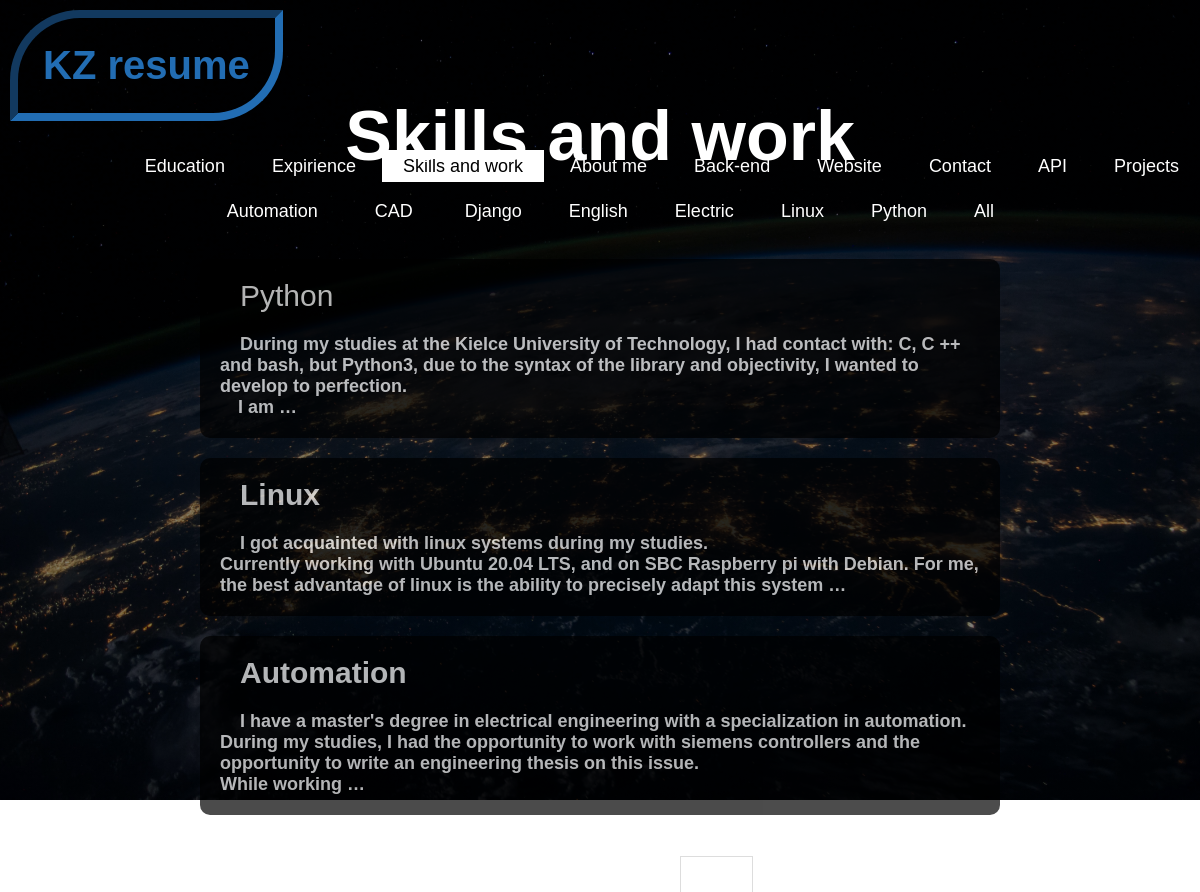
Screenshot of /cv/skills/ with the database file from the repository.
### resume/models.py (models this page shows, shortened)
class Post(models.Model):
    STATUS_CHOICES = (('draft', 'Draft'), ('published', 'Published'),)
    title = models.CharField(max_length=250)
    slug = models.SlugField(max_length=250, unique_for_date='publish')
    author = models.ForeignKey(User,on_delete=models.CASCADE, related_name='blog_posts')
    body=RichTextField(blank=True, null = True)
    publish = models.DateTimeField(default=timezone.now)
    created = models.DateTimeField(auto_now_add=True)
    updated = models.DateTimeField(auto_now=True)
    status = models.CharField(max_length=10, choices=STATUS_CHOICES, default='draft')
    objects = models.Manager()
    published = PublishedManager()
    tags = TaggableManager()
    def get_absolute_url(self):
        return reverse('resume:blog_detail', args = [self.publish.year, self.publish.strftime('%m'), self.publish.strftime('%d'), self.slug])
    class Meta:
        ordering = ('-publish',)

### resume/views.py (the view)
# urls.py: path('skills/', views.skills, name = 'skills'),
def skills(request, tag_slug=None):
    object_list = Post.published.all()
    tag = None
    if tag_slug:
        tag = get_object_or_404(Tag, slug=tag_slug)
        object_list = object_list.filter(tags__in=[tag])
    paginator = Paginator(object_list, 3)
    page = request.GET.get('page')
    try:
        posts = paginator.page(page)
    except PageNotAnInteger:
        posts = paginator.page(1)
    except EmptyPage:
        posts = paginator.page(paginator.num_pages)
    context = {'page': page, 'posts': posts, 'tag':tag,'selected':'Skills'}
    return render(request, 'skills.html', context )

### resume/models.py (called while the page is built)
    def get_queryset(self):
        return super(PublishedManager,self).get_queryset().filter(status='published')

### resume/templates/skills.html (shortened to what this page needs)
{% extends 'base.html' %}
{% block content %}
<div class="skills">
<h1 style="text-align: center;">Skills and work</h1>
<ul>
    <li><a href="/cv/skills/tag/automation/">Automation</a></li>
    <li><a href="/cv/skills/tag/cad/">&nbsp&nbspCAD&nbsp</a></li>
    <li><a href="/cv/skills/tag/django/">Django</a></li>
    <li><a href="/cv/skills/tag/english/">English</a></li>
    <li><a href="/cv/skills/tag/electric/">Electric</a></li>
    <li><a href="/cv/skills/tag/linux/">Linux</a></li>
    <li><a href="/cv/skills/tag/python/">Python</a></li>
    <li style="float:right"><a class="active" href="/cv/skills/">&nbspAll&nbsp</a></li>
  </ul>
<br>
<br>
<br>
{% for post in posts %}
<div class="post">
<a href="{{ post.get_absolute_url }}">{{ post.title }}</a>
<br><br>
{{ post.body|truncatewords:40|safe }}
</div>
{% endfor %}
<div style="align-items: center;">
{% include "pagination.html" with page=posts %}
</div>
{% endblock %}

### resume/templates/base.html (shortened to what this page needs)
{% load static %}
<!DOCTYPE html>
<html>
<head>
<link href="{% static "css/styleP.css" %}" rel="stylesheet">
</head>
<body>
    <header>
        <div class="logo">
               <a href="{%url "resume:home"%}">KZ resume</a>
        </div>
        <div class="main">
            <ul>
                <li {% if selected == 'Education' %}  class="active" {% endif %}><a href="{% url "resume:education" %}">Education</a></li>
                <li {% if selected == 'Expirience' %} class="active" {% endif %}><a href="{% url "resume:expirience" %}">Expirience</a></li>
                <li {% if selected == 'Skills' %}     class="active" {% endif %}><a href="{% url "resume:skills" %}">Skills and work</a></li>
                <li {% if selected == 'About_me' %}   class="active" {% endif %}><a href="{% url "resume:about_me" %}">About me</a></li>
                <li {% if selected == 'Back' %}       class="active" {% endif %}><a href="{% url "resume:back" %}">Back-end</a></li>
                <li {% if selected == 'Website' %}    class="active" {% endif %}><a href="{% url "resume:website" %}">Website</a></li>
                <li {% if selected == 'Contact' %}    class="active" {% endif %}><a href="{% url "resume:contact" %}">Contact</a></li>
                <li {% if selected == 'Api' %}    class="active" {% endif %}><a href="{% url "resume:api_list" %}">API</a></li>
                <li><a href="{% url "production:production" %}">Projects</a></li>
            </ul>
        </div>
        {% block content %} {% endblock %}
    </header>
</body>
</html>

### resume/templates/pagination.html (shortened to what this page needs)
<div class="pagination">
        <br>
    {% if page.has_next %}
    <a href="?page={{ page.next_page_number }}">Next</a>
    {% endif %}
</div>

### resume/static/css/styleP.css (style rules this page uses)
* { margin: 0; padding: 0; font-family: 'Gill Sans', 'Gill Sans MT', Calibri, 'Trebuchet MS', sans-serif; font-size: large; }
header { background-image:linear-gradient(rgba(0,0,0,0.5),rgba(0,0,0,0.5)), url(images/7.jpg) ; height: 100vh; background-size: cover; background-position: center; }
ul { float: right; list-style-type: none; margin-top: 25px; }
ul li { display: inline-block; }
ul li a { text-decoration: none; color: #ffff; padding: 5px 20px; border: 1px solid transparent; }
ul li.active a { color: black; background-color: white; text-decoration: none; }
.logo { margin: 10px; padding: 25px; float: left; color: white; font-size: 30px; border-style: double; border: rgb(34, 109, 179) solid 8px; border-radius: 70px 0px 70px 0px; border-style: inset ; }
.logo a { text-decoration: none; font-size: 40px; color:rgb(34, 109, 179); font-weight: bold; }
.skills { position:absolute; width: 70%; top: 50%; left: 50%; transform: translate(-50%,-50%); height: 700px; }
.skills h1 { font-size: 70px; color:#fff; }
.post { color: white; background-color: rgba(0,0,0,1); opacity: 0.7; border-radius: 10px; margin: 20px; padding: 20px 20px 20px; }
.post a { color: white; }
.post a { text-align: center; text-decoration: none; color: white; font-size: 30px; padding: 5px 20px; }
.pagination { color: white; margin: 0px 0px 0px 500px; font-weight:bold; }
.pagination a { color: white; float: left; padding: 8px 16px; text-decoration: none; transition: background-color .7s; border: 1px solid #ddd; }

### rows the page displays
Post: title "Python", body "During my studies at the Kielce University of Technology, I had contact with: C, C ++ and bash, but Python3, due to the syntax of the library and objectivity, I wanted to develop to perfection. I am …"
Post: title "Linux", body "I got acquainted with linux systems during my studies. Currently working with Ubuntu 20.04 LTS, and on SBC Raspberry pi with Debian. For me, the best advantage of linux is the ability to precisely adapt this system …"
Post: title "Automation", body "I have a master's degree in electrical engineering with a specialization in automation. During my studies, I had the opportunity to work with siemens controllers and the opportunity to write an engineering thesis on this issue. While working …"
